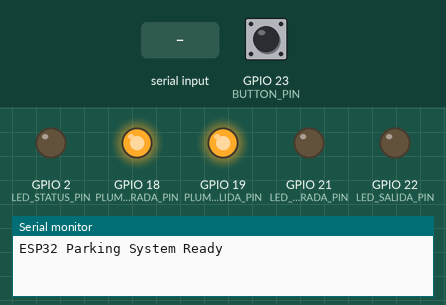
This sketch was run on a simulated ESP32. On the bench: output pins drawn as LEDs (lit = HIGH), the last lines printed to the serial monitor. Inputs (shaded band) come from the test bench; at power-on: GPIO 23 (BUTTON_PIN) HIGH.

Above: at 1.5 s.
1.6 s: GPIO 23 (BUTTON_PIN) pulled LOW for 0.15 s
At 1.77 s:
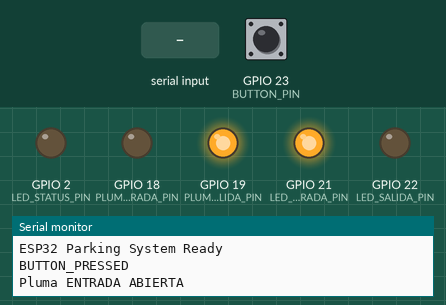
3.3 s: "OPEN_GATE\n" received over Serial
At 3.8 s:
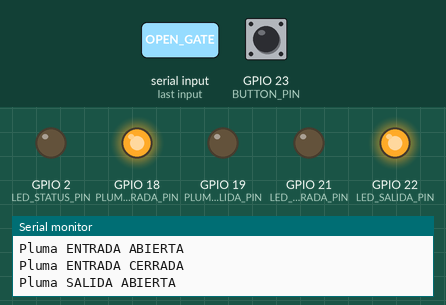
4.8 s: "OPEN_ENTRY_GATE\n" received over Serial
At 4.9 s:
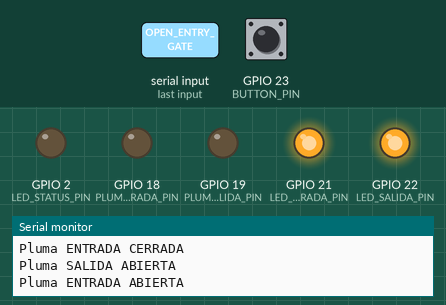
6.5 s: "CLOSE_GATE\n" received over Serial
At 7.3 s:
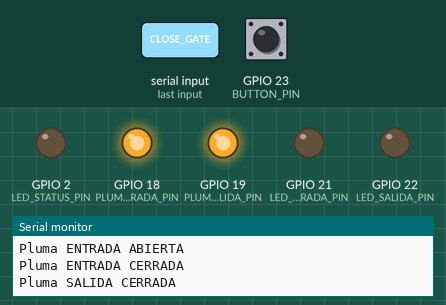
Timing chart, 0 to 9.0 s (numbered marks = the images above; inputs shaded):
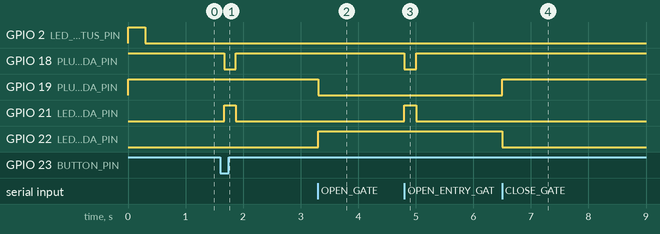

The sketch:

ESP32Codigo.ino
```cpp
// === Pines para ESP32 WROOM-32 (30 pines) ===
const int BUTTON_PIN         = 23; // Botón físico
const int LED_STATUS_PIN     = 2;  // LED integrado del ESP32
const int PLUMA_ENTRADA_PIN  = 18; // Pluma de ENTRADA
const int PLUMA_SALIDA_PIN   = 19; // Pluma de SALIDA
const int LED_ENTRADA_PIN    = 21; // LED para pluma ENTRADA
const int LED_SALIDA_PIN     = 22; // LED para pluma SALIDA

// Variables de debounce
int lastButtonState = HIGH;
int buttonState = HIGH;
unsigned long lastDebounceTime = 0;
const unsigned long debounceDelay = 50;

// Variables auxiliares
bool plumaEntradaAbierta = false;
bool plumaSalidaAbierta  = false;
unsigned long tiempoAperturaEntrada = 0;
unsigned long tiempoAperturaSalida  = 0;

const unsigned long DURACION_PLUMA_ENTRADA = 200; // 15s
const unsigned long DURACION_PLUMA_SALIDA  = 10000; // 10s

// Serial
String inputString = "";
boolean stringComplete = false;

void setup() {
  // Configurar pines de salida primero (estado seguro)
  pinMode(PLUMA_ENTRADA_PIN, OUTPUT);
  pinMode(PLUMA_SALIDA_PIN, OUTPUT);
  pinMode(LED_ENTRADA_PIN, OUTPUT);
  pinMode(LED_SALIDA_PIN, OUTPUT);

  // Estado inicial seguro: plumas abajo
  digitalWrite(PLUMA_ENTRADA_PIN, HIGH); // HIGH = circuito abierto → pluma cerrada
  digitalWrite(PLUMA_SALIDA_PIN, HIGH);
  digitalWrite(LED_ENTRADA_PIN, LOW);
  digitalWrite(LED_SALIDA_PIN, LOW);

  // Botón y LED de status
  pinMode(BUTTON_PIN, INPUT_PULLUP);
  pinMode(LED_STATUS_PIN, OUTPUT);

  Serial.begin(115200);
  inputString.reserve(200);

  // Parpadeo inicial
  digitalWrite(LED_STATUS_PIN, HIGH);
  delay(300);
  digitalWrite(LED_STATUS_PIN, LOW);

  Serial.println("ESP32 Parking System Ready");
}

void loop() {
  processSerialCommands();

  // Leer botón con debounce
  int reading = digitalRead(BUTTON_PIN);
  if (reading != lastButtonState) lastDebounceTime = millis();

  if ((millis() - lastDebounceTime) > debounceDelay) {
    if (reading != buttonState) {
      buttonState = reading;
      bool buttonPressed = (buttonState == LOW); // pullup → LOW cuando presionado

      if (buttonPressed && !plumaEntradaAbierta) {
        Serial.println("BUTTON_PRESSED");

        openEntradaGate();
      }
    }
  }

  // Cierre automático
  if (plumaEntradaAbierta && millis() - tiempoAperturaEntrada >= DURACION_PLUMA_ENTRADA) {
    closeEntradaGate();
  }

  if (plumaSalidaAbierta && millis() - tiempoAperturaSalida >= DURACION_PLUMA_SALIDA) {
    closeSalidaGate();
  }

  lastButtonState = reading;
  delay(20);
}

// === FUNCIONES DE COMANDOS SERIALES ===
void processSerialCommands() {
  while (Serial.available() > 0) {
    char inChar = (char)Serial.read();
    if (inChar == '\n' || inChar == '\r') {
      if (inputString.length() > 0) stringComplete = true;
    } else inputString += inChar;
  }

  if (stringComplete) {
    inputString.trim();
    processCommand(inputString);
    inputString = "";
    stringComplete = false;
  }
}

void processCommand(String command) {
  if (command.equalsIgnoreCase("OPEN_GATE")) openSalidaGate();
  else if (command.equalsIgnoreCase("CLOSE_GATE")) closeSalidaGate();
  else if (command.equalsIgnoreCase("OPEN_ENTRY_GATE")) openEntradaGate();
  else if (command.equalsIgnoreCase("CLOSE_ENTRY_GATE")) closeEntradaGate();
  else if (command.equalsIgnoreCase("STATUS")) sendStatus();
  else Serial.println("Comando no reconocido: " + command);
}

// === ACCIONES DE GATES ===
void openSalidaGate() {
  if (!plumaSalidaAbierta) {
    digitalWrite(PLUMA_SALIDA_PIN, LOW); // Cierra circuito → pluma arriba
    digitalWrite(LED_SALIDA_PIN, HIGH);
    plumaSalidaAbierta = true;
    tiempoAperturaSalida = millis();
    Serial.println("Pluma SALIDA ABIERTA");
  }
}

void closeSalidaGate() {
  if (plumaSalidaAbierta) {
    digitalWrite(PLUMA_SALIDA_PIN, HIGH); // Abre circuito → pluma abajo
    digitalWrite(LED_SALIDA_PIN, LOW);
    plumaSalidaAbierta = false;
    Serial.println("Pluma SALIDA CERRADA");
  }
}

void openEntradaGate() {
  if (!plumaEntradaAbierta) {
    digitalWrite(PLUMA_ENTRADA_PIN, LOW); // Cierra circuito → pluma arriba
    digitalWrite(LED_ENTRADA_PIN, HIGH);
    plumaEntradaAbierta = true;
    tiempoAperturaEntrada = millis();
    Serial.println("Pluma ENTRADA ABIERTA");
  }
}

void closeEntradaGate() {
  if (plumaEntradaAbierta) {
    digitalWrite(PLUMA_ENTRADA_PIN, HIGH); // Abre circuito → pluma abajo
    digitalWrite(LED_ENTRADA_PIN, LOW);
    plumaEntradaAbierta = false;
    Serial.println("Pluma ENTRADA CERRADA");
  }
}

void sendStatus() {
  Serial.println("=== ESTADO DEL SISTEMA ===");
  Serial.print("Pluma ENTRADA: ");
  Serial.println(plumaEntradaAbierta ? "ABIERTA" : "CERRADA");
  Serial.print("Pluma SALIDA: ");
  Serial.println(plumaSalidaAbierta ? "ABIERTA" : "CERRADA");
  Serial.print("Botón: ");
  Serial.println(buttonState == LOW ? "PRESIONADO" : "LIBERADO");
  Serial.println("==========================");
}
```

Measured:
- after the input at 1.6 s, GPIO 18 (PLUMA_ENTRADA_PIN): HIGH → LOW after 0.07 s, → HIGH 0.20 s later; GPIO 21 (LED_ENTRADA_PIN): LOW → HIGH after 0.07 s, → LOW 0.20 s later
- after the input at 3.3 s, GPIO 19 (PLUMA_SALIDA_PIN): HIGH → LOW at once; GPIO 22 (LED_SALIDA_PIN): LOW → HIGH at once
- after the input at 4.8 s, GPIO 18 (PLUMA_ENTRADA_PIN): HIGH → LOW at once, → HIGH 0.20 s later; GPIO 21 (LED_ENTRADA_PIN): LOW → HIGH at once, → LOW 0.20 s later
- after the input at 6.5 s, GPIO 19 (PLUMA_SALIDA_PIN): LOW → HIGH at once; GPIO 22 (LED_SALIDA_PIN): HIGH → LOW at once
